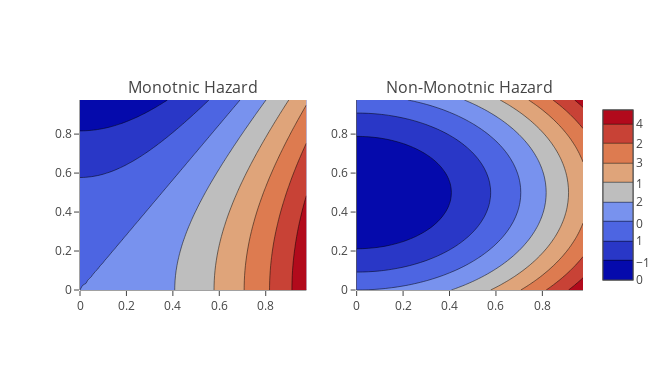

This figure's notebook cell:
### Markdown cell above
Visualize hazard surfaces side-by-side. Check this __[online surface plotter](https://academo.org/demos/3d-surface-plotter/)__ to visualize the risk in 3D.

### Code cell
h1_trace = go.Contour( x=X, y=Y, z=H1 )
h2_trace = go.Contour( x=X, y=Y, z=H2 )

fig = tools.make_subplots(rows=1, cols=2, print_grid=False,
    subplot_titles=('Monotnic Hazard', 'Non-Monotnic Hazard') )

fig.append_trace(h1_trace, 1, 1)
fig.append_trace(h2_trace, 1, 2)
fig['layout'].update(height=370, width=670)
py.iplot(fig, show_link=False)

### Figure 1 — Plotly figure (JSON) as saved in the notebook; plotly's stock layout.template omitted (floating-point values rounded to 4 significant figures; data arrays with more than 128 entries replaced by an {"elided": "..."} marker saying what was removed)
{"data": [{"type": "contour", "x": [0, 0.025, 0.05, 0.075, 0.1, 0.125, 0.15, 0.175, 0.2, 0.225, 0.25, 0.275, 0.3, 0.325, 0.35, 0.375, 0.4, 0.425, 0.45, 0.475, 0.5, 0.525, 0.55, 0.575, 0.6, 0.625, 0.65, 0.675, 0.7, 0.725, 0.75, 0.775, 0.8, 0.825, 0.85, 0.875, 0.9, 0.925, 0.95, 0.975], "xaxis": "x1", "y": [0, 0.025, 0.05, 0.075, 0.1, 0.125, 0.15, 0.175, 0.2, 0.225, 0.25, 0.275, 0.3, 0.325, 0.35, 0.375, 0.4, 0.425, 0.45, 0.475, 0.5, 0.525, 0.55, 0.575, 0.6, 0.625, 0.65, 0.675, 0.7, 0.725, 0.75, 0.775, 0.8, 0.825, 0.85, 0.875, 0.9, 0.925, 0.95, 0.975], "yaxis": "y1", "z": {"elided": "40x40 float values"}}, {"type": "contour", "x": [0, 0.025, 0.05, 0.075, 0.1, 0.125, 0.15, 0.175, 0.2, 0.225, 0.25, 0.275, 0.3, 0.325, 0.35, 0.375, 0.4, 0.425, 0.45, 0.475, 0.5, 0.525, 0.55, 0.575, 0.6, 0.625, 0.65, 0.675, 0.7, 0.725, 0.75, 0.775, 0.8, 0.825, 0.85, 0.875, 0.9, 0.925, 0.95, 0.975], "xaxis": "x2", "y": [0, 0.025, 0.05, 0.075, 0.1, 0.125, 0.15, 0.175, 0.2, 0.225, 0.25, 0.275, 0.3, 0.325, 0.35, 0.375, 0.4, 0.425, 0.45, 0.475, 0.5, 0.525, 0.55, 0.575, 0.6, 0.625, 0.65, 0.675, 0.7, 0.725, 0.75, 0.775, 0.8, 0.825, 0.85, 0.875, 0.9, 0.925, 0.95, 0.975], "yaxis": "y2", "z": {"elided": "40x40 float values"}}], "layout": {"annotations": [{"font": {"size": 16}, "showarrow": false, "text": "Monotnic Hazard", "x": 0.225, "xanchor": "center", "xref": "paper", "y": 1, "yanchor": "bottom", "yref": "paper"}, {"font": {"size": 16}, "showarrow": false, "text": "Non-Monotnic Hazard", "x": 0.775, "xanchor": "center", "xref": "paper", "y": 1, "yanchor": "bottom", "yref": "paper"}], "height": 370, "width": 670, "xaxis1": {"anchor": "y1", "domain": [0, 0.45]}, "xaxis2": {"anchor": "y2", "domain": [0.55, 1]}, "yaxis1": {"anchor": "x1", "domain": [0, 1]}, "yaxis2": {"anchor": "x2", "domain": [0, 1]}}}
